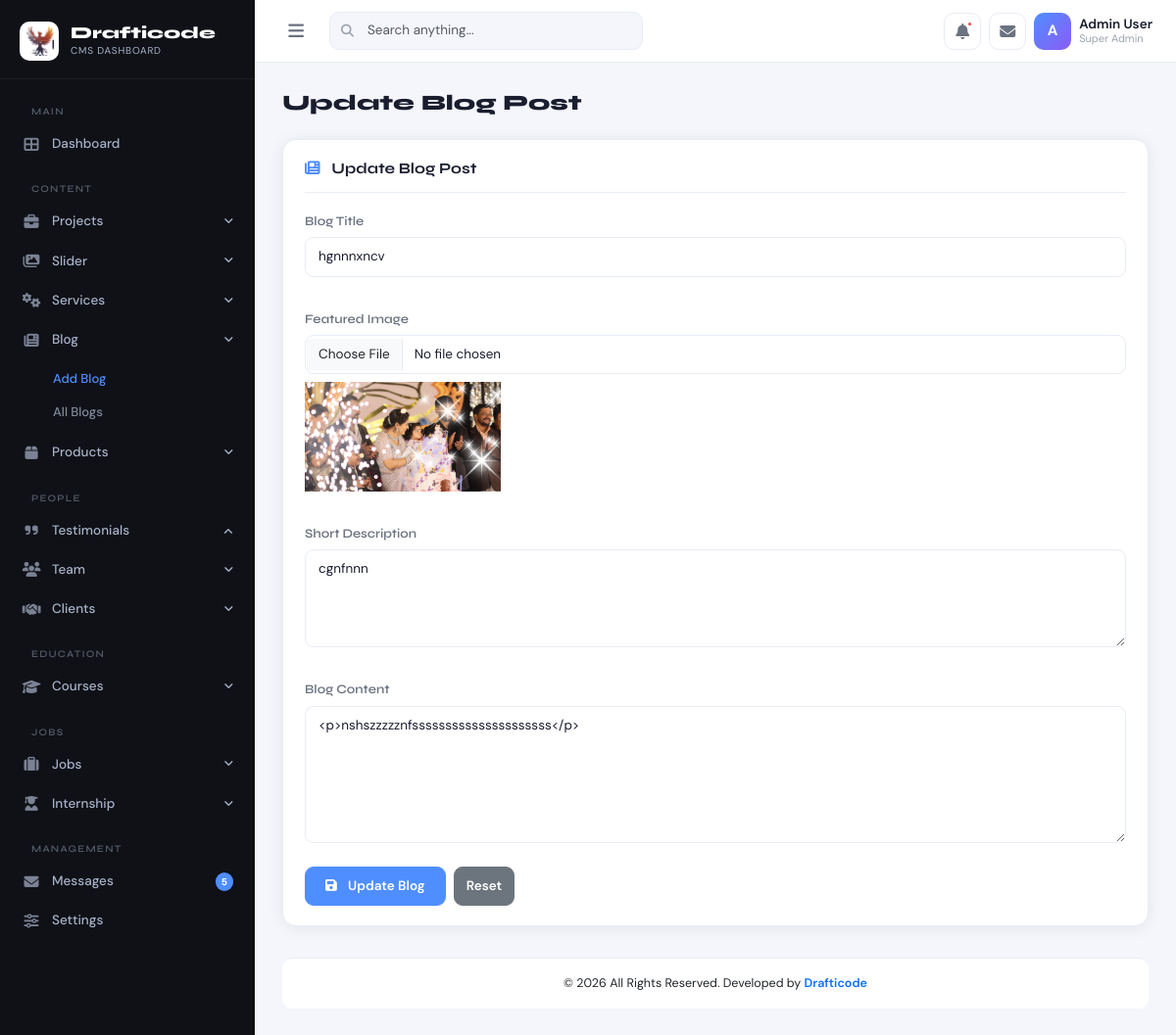
/admin-dashboard/addblog.php?action=edit_blog&id=1, run on the app's committed database.
### tables this page shows
CREATE TABLE `blogs` (
  `id` int(11) NOT NULL,
  `title` varchar(256) NOT NULL,
  `image` varchar(256) NOT NULL,
  `short_description` varchar(1000) NOT NULL,
  `description` varchar(5000) NOT NULL
);

### admin-dashboard/addblog.php (the view, shortened to what this page needs)
<?php
include 'connection/config.php';
$editMode = false;
$row = [];
if (isset($_GET['action']) && $_GET['action'] == "edit_blog") {
  $editMode = true;
  $id = $_GET['id'];
  $stmt = $pdo->prepare("SELECT * FROM blogs WHERE id=?");
  $stmt->execute([$id]);
  $row = $stmt->fetch();
}
?>
<!DOCTYPE html>
<html lang="en">
<head>
  <link rel="stylesheet" href="https://cdnjs.cloudflare.com/ajax/libs/bootstrap/5.3.2/css/bootstrap.min.css">
  <link rel="stylesheet" href="https://cdnjs.cloudflare.com/ajax/libs/font-awesome/6.5.1/css/all.min.css">
  <link rel="stylesheet" href="assets/css/admin.css">
</head>
<body>
  <?php include 'common/sidebar.php' ?>
  <?php include 'common/topbar.php' ?>
  <div id="main-content">
    <div class="page-header">
      <h1 class="page-title"><?= $editMode ? 'Update Blog Post' : 'Add Blog Post' ?></h1>
    </div>
    <div class="row justify-content-center">
      <div class="col-lg-12">
        <div class="admin-card">
          <div class="section-header">
            <h3 class="section-title">
              <i class="fas fa-newspaper me-2 text-primary-custom"></i>
              <?= $editMode ? 'Update Blog Post' : 'Add New Blog Post' ?>
            </h3>
          </div>
          <form method="POST" action="function.php" enctype="multipart/form-data">
            <div class="row g-3">
              <div class="col-md-12">
                <div class="mb-3">
                  <label class="form-label">Blog Title</label>
                  <input type="text"
                    class="form-control"
                    name="title"
                    value="<?= $editMode ? htmlspecialchars($row['title']) : '' ?>"
                    required>
                </div>
              </div>
              <div class="col-12">
  <div class="mb-3">
    <label class="form-label">Featured Image</label>
    <input type="file"
      class="form-control"
      name="image"
      id="featuredImageUpload"
      accept="image/*">
    <div class="mt-2" id="featuredPreview">
      <?php if ($editMode && !empty($row['image'])) { ?>
        <img src="../upload/<?= $row['image'] ?>" width="200">
      <?php } ?>
    </div>
  </div>
</div>
              <div class="col-12">
                <div class="mb-3">
                  <label class="form-label">Short Description</label>
                  <textarea
                    class="form-control"
                    name="short_description"
                    rows="3"><?= $editMode ? htmlspecialchars($row['short_description']) : '' ?></textarea>
                </div>
              </div>
              <div class="col-12">
  <div class="mb-3">
    <label class="form-label">Blog Content</label>
    <textarea
      id="description"
      class="form-control"
      name="description"
      rows="5"
      style="min-height:140px"><?= $editMode ? htmlspecialchars($row['description'] ?? '') : '' ?></textarea>
  </div>
</div>
            </div>
            <div class="d-flex gap-2 pt-2">
              <button
                type="submit"
                name="<?= $editMode ? 'update_blog' : 'add_blog' ?>"
                class="btn btn-primary">
                <i class="fas fa-save me-2"></i>
                <?= $editMode ? 'Update Blog' : 'Save Blog' ?>
              </button>
              <button type="reset" class="btn btn-secondary">Reset</button>
            </div>
          </form>
        </div>
      </div>
    </div>
    <?php include 'common/footer.php' ?>
</body>
</html>

### admin-dashboard/assets/css/admin.css (style rules this page uses)
:root { --sidebar-width: 260px; --sidebar-bg: #0f1117; --sidebar-text: #a8b2c8; --sidebar-active: #ffffff; --sidebar-hover-bg: rgba(255,255,255,0.06); --sidebar-accent: #4f8eff; --topbar-height: 64px; --topbar-bg: #ffffff; --body-bg: #f4f6fb; --card-bg: #ffffff; --card-shadow: 0 2px 16px rgba(0,0,0,0.07); --card-radius: 14px; --text-primary: #1a1d2e; --text-secondary: #6b7280; --text-muted: #9ca3af; --border-color: #e8ecf4; --accent-blue: #4f8eff; --accent-purple: #8b5cf6; --accent-green: #10b981; --accent-orange: #f59e0b; --accent-red: #ef4444; --accent-cyan: #06b6d4; --transition: all 0.22s cubic-bezier(.4,0,.2,1); }
* { box-sizing: border-box; }
body { font-family: 'DM Sans', sans-serif; background: var(--body-bg); color: var(--text-primary); margin: 0; padding: 0; min-height: 100vh; font-size: 14.5px; }
h1,h2,h3,h4,h5,h6 { font-family: 'Syne', sans-serif; font-weight: 700; }
#main-content { margin-left: var(--sidebar-width); margin-top: var(--topbar-height); padding: 28px; min-height: calc(100vh - var(--topbar-height)); transition: var(--transition); }
.page-header { display: flex; align-items: center; justify-content: space-between; margin-bottom: 24px; }
.page-title { font-family: 'Syne', sans-serif; font-size: 22px; font-weight: 800; color: var(--text-primary); margin: 0; }
.admin-card { background: var(--card-bg); border-radius: var(--card-radius); box-shadow: var(--card-shadow); border: 1px solid var(--border-color); padding: 20px 22px; }
.btn-primary { background: var(--accent-blue); border-color: var(--accent-blue); font-weight: 600; font-size: 13.5px; padding: 9px 20px; border-radius: 9px; transition: var(--transition); }
.btn-secondary { border-radius: 9px; font-size: 13.5px; font-weight: 600; }
.form-label { font-size: 13px; font-weight: 600; color: var(--text-secondary); margin-bottom: 6px; font-family: 'Syne', sans-serif; }
.form-control, .form-select { border: 1.5px solid var(--border-color); border-radius: 9px; padding: 9px 13px; font-size: 13.5px; color: var(--text-primary); transition: var(--transition); background: var(--card-bg); }
textarea.form-control { min-height: 100px; resize: vertical; }
.section-header { display: flex; align-items: center; justify-content: space-between; margin-bottom: 18px; padding-bottom: 14px; border-bottom: 1px solid var(--border-color); }
.section-title { font-family: 'Syne', sans-serif; font-size: 15.5px; font-weight: 700; color: var(--text-primary); margin: 0; }
.text-primary-custom { color: var(--accent-blue) !important; }

### data on the page
blogs: title "hgnnnxncv", image (picture), short_description "cgnfnnn", description "<p>nshszzzzznfsssssssssssssssssssss</p>"
